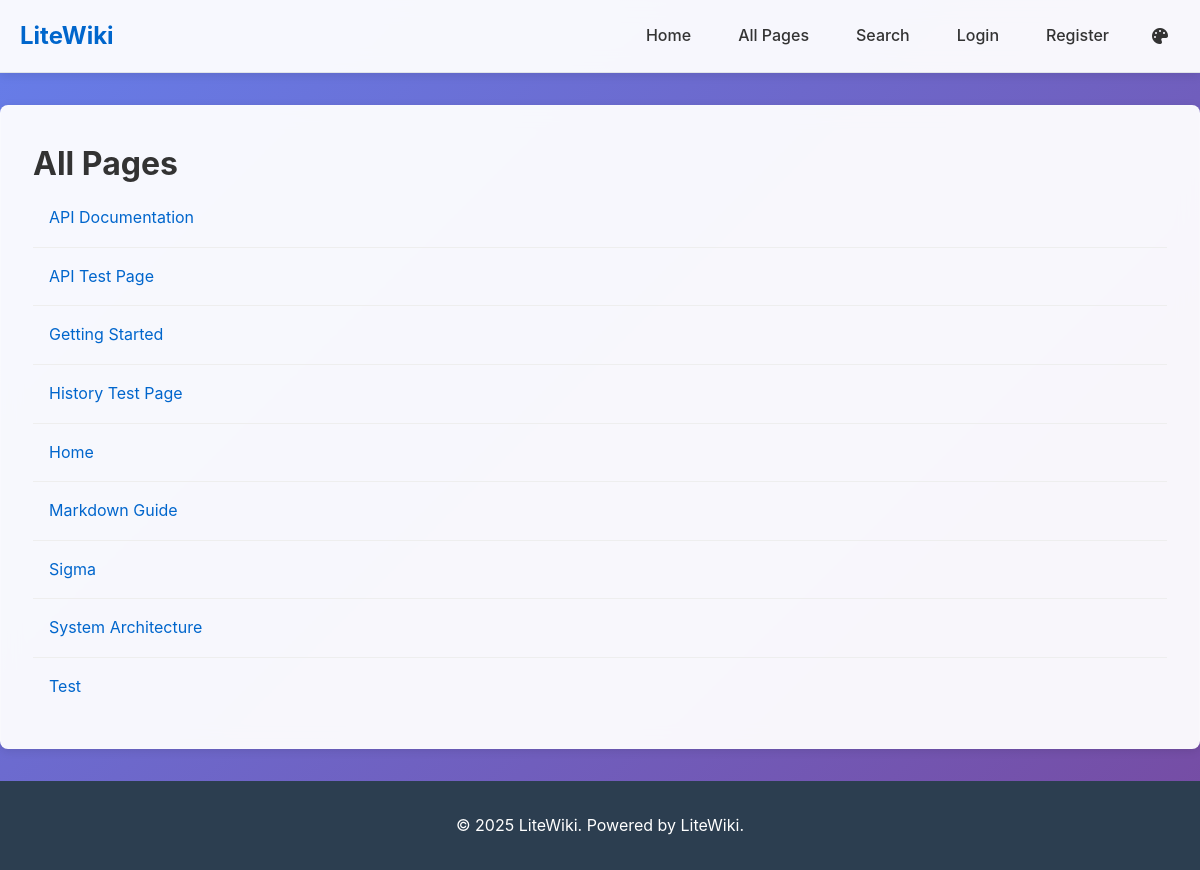
Before: /?action=list with the older database file.
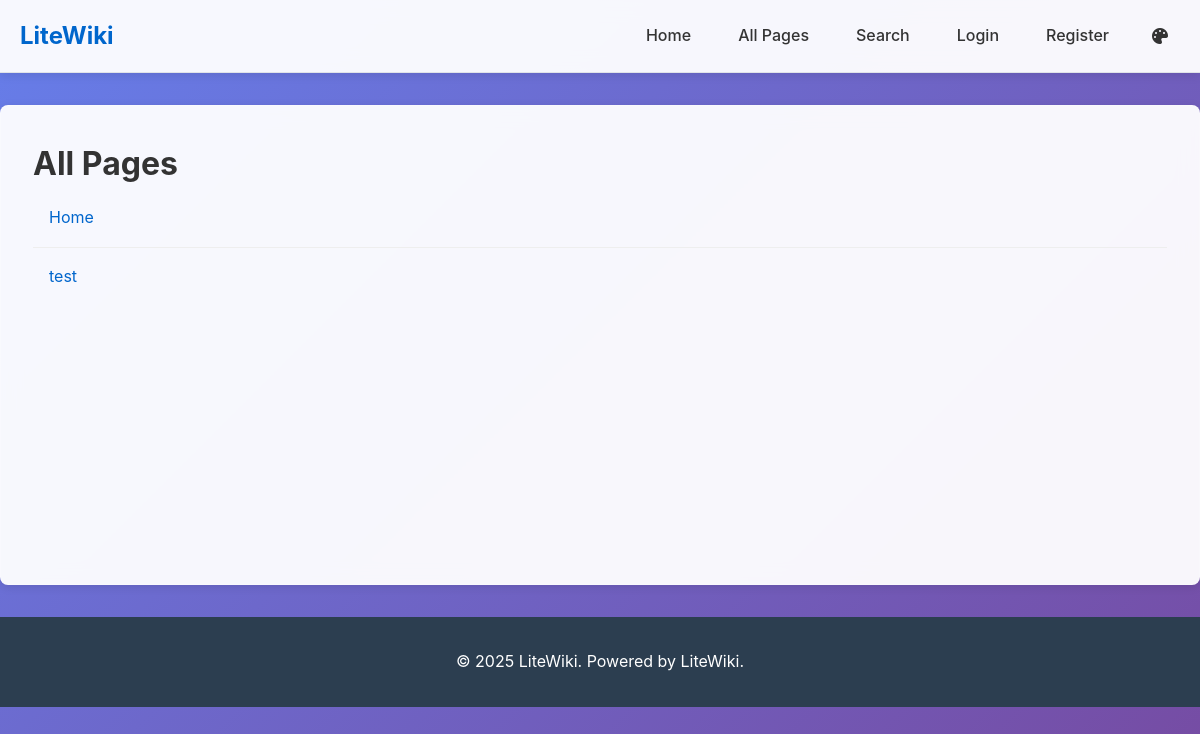
After: the same page with the newer database file.
### tables this page shows
CREATE TABLE pages (
                id INTEGER PRIMARY KEY AUTOINCREMENT,
                title TEXT UNIQUE NOT NULL,
                content TEXT,
                created_at DATETIME DEFAULT CURRENT_TIMESTAMP,
                updated_at DATETIME DEFAULT CURRENT_TIMESTAMP,
                created_by INTEGER,
                discoverable BOOLEAN DEFAULT 1,
                embedding BLOB,
                FOREIGN KEY (created_by) REFERENCES users(id)
            );

### core/config.php (called while the page is built, shortened)
<?php
$config = [
    "site_title" => "LiteWiki",
    "site_description" => "A lightweight wiki framework",
    "base_url" => "http://localhost/litewiki",
    "logo_path" => "",
    "logo_width" => "40px",
    "logo_height" => "auto",
    "db_path" => __DIR__ . "/../storage/litewiki.db",
    "session_name" => "litewiki_session",
    "session_lifetime" => 3600 * 24 * 7,
    "api_key" => "test-api-key",
    "api_rate_limit" => 100,
    "markdown_extensions" => [
        "extra" => true,
        "footnotes" => true,
        "tables" => true,
        "task_lists" => true,
    ],
    "theme" => "minimal",
    "css_path" => "/css/style.css",
    "js_path" => "/js/main.js",
    "upload_path" => __DIR__ . "/../public/assets/",
    "max_upload_size" => 5 * 1024 * 1024,
    "allowed_extensions" => [
        "jpg",
        "jpeg",
        "png",
        "gif",
        "svg",
        "pdf",
        "txt",
        "md",
    ],
    "password_min_length" => 8,
    "csrf_token_name" => "csrf_token",
    "enable_search" => true,
    "enable_revisions" => true,
    "enable_api" => true,
    "enable_auth" => true,
    "mermaid_config" => [
        "theme" => "default",
        "startOnLoad" => true,
    ],
    "items_per_page" => 20,
];
return $config;
?>

### core/auth.php (called while the page is built, shortened)
<?php
require_once __DIR__ . '/db.php';
class Auth {
    private $config;
    public function __construct() {
        $this->config = include __DIR__ . '/config.php';
    }
    public function isLoggedIn() {
        return isset($_SESSION['user_id']) && isset($_SESSION['login_time']) &&
               (time() - $_SESSION['login_time']) < $this->config['session_lifetime'];
    }
}
?>

### core/db.php (called while the page is built, shortened)
<?php
class Database
{
    private $pdo;
    private $dbPath;
    public function __construct($dbPath = __DIR__ . "/../storage/litewiki.db")
    {
        $this->dbPath = $dbPath;
    }
    private function connect()
    {
        try {
            $this->pdo = new PDO("sqlite:" . $this->dbPath);
            $this->pdo->setAttribute(PDO::ATTR_ERRMODE, PDO::ERRMODE_EXCEPTION);
            $this->pdo->setAttribute(
                PDO::ATTR_DEFAULT_FETCH_MODE,
                PDO::FETCH_ASSOC,
            );
        } catch (PDOException $e) {
            die("Database connection failed: " . $e->getMessage());
        }
    }
    private function initializeSchema()
    {
        $this->pdo->exec("
            CREATE TABLE IF NOT EXISTS users (
                id INTEGER PRIMARY KEY AUTOINCREMENT,
                username TEXT UNIQUE NOT NULL,
                password_hash TEXT NOT NULL,
                role TEXT DEFAULT 'user',
                created_at DATETIME DEFAULT CURRENT_TIMESTAMP
            );
            CREATE TABLE IF NOT EXISTS authors (
                id INTEGER PRIMARY KEY AUTOINCREMENT,
                name TEXT UNIQUE NOT NULL,
                created_at DATETIME DEFAULT CURRENT_TIMESTAMP
            );
            CREATE TABLE IF NOT EXISTS pages (
                id INTEGER PRIMARY KEY AUTOINCREMENT,
                title TEXT UNIQUE NOT NULL,
                content TEXT,
                created_at DATETIME DEFAULT CURRENT_TIMESTAMP,
                updated_at DATETIME DEFAULT CURRENT_TIMESTAMP,
                created_by INTEGER,
                discoverable BOOLEAN DEFAULT 1,
                embedding BLOB,
                FOREIGN KEY (created_by) REFERENCES users(id)
            );
            CREATE TABLE IF NOT EXISTS page_authors (
                id INTEGER PRIMARY KEY AUTOINCREMENT,
                page_id INTEGER NOT NULL,
                author_id INTEGER NOT NULL,
                created_at DATETIME DEFAULT CURRENT_TIMESTAMP,
                FOREIGN KEY (page_id) REFERENCES pages(id) ON DELETE CASCADE,
                FOREIGN KEY (author_id) REFERENCES authors(id) ON DELETE CASCADE,
                UNIQUE(page_id, author_id)
            );
            CREATE TABLE IF NOT EXISTS revisions (
                id INTEGER PRIMARY KEY AUTOINCREMENT,
                page_id INTEGER NOT NULL,
                content TEXT,
                author_id INTEGER,
                timestamp DATETIME DEFAULT CURRENT_TIMESTAMP,
                FOREIGN KEY (page_id) REFERENCES pages(id),
                FOREIGN KEY (author_id) REFERENCES users(id)
            );
            CREATE TABLE IF NOT EXISTS star (
                user_id INTEGER NOT NULL,
                page_id INTEGER NOT NULL,
                FOREIGN KEY (user_id) REFERENCES users(id),
                FOREIGN KEY (page_id) REFERENCES pages(id),
                PRIMARY KEY (user_id, page_id)
            );
            CREATE VIRTUAL TABLE IF NOT EXISTS pages_fts USING fts5(title, content);
        ");
    }
    private function initializeTagsSchema()
    {
        $this->pdo->exec("
            CREATE TABLE IF NOT EXISTS tags (
                id INTEGER PRIMARY KEY AUTOINCREMENT,
                name TEXT UNIQUE NOT NULL,
                created_at DATETIME DEFAULT CURRENT_TIMESTAMP
            );
            CREATE TABLE IF NOT EXISTS page_tags (
                id INTEGER PRIMARY KEY AUTOINCREMENT,
                page_id INTEGER NOT NULL,
                tag_id INTEGER NOT NULL,
                created_at DATETIME DEFAULT CURRENT_TIMESTAMP,
                FOREIGN KEY (page_id) REFERENCES pages(id) ON DELETE CASCADE,
                FOREIGN KEY (tag_id) REFERENCES tags(id) ON DELETE CASCADE,
                UNIQUE(page_id, tag_id)
            );
        ");
    }
    public function query($sql, $params = [])
    {
        $stmt = $this->pdo->prepare($sql);
        $stmt->execute($params);
        return $stmt;
    }
    public function fetchAll($sql, $params = [])
    {
        return $this->query($sql, $params)->fetchAll();
    }
}
?>

### core/wiki.php (called while the page is built, shortened)
<?php
require_once __DIR__ . '/db.php';
require_once __DIR__ . '/auth.php';
class Wiki {
    private $db;
    public function __construct() {
        $config = include __DIR__ . '/config.php';
        $this->db = new Database($config['db_path']);
    }
    public function getAllPages() {
        return $this->db->fetchAll("SELECT title FROM pages ORDER BY title");
    }
}
?>

### public/index.php (the view, shortened to what this page needs)
<?php
require_once __DIR__ . "/../core/config.php";
require_once __DIR__ . "/../core/db.php";
require_once __DIR__ . "/../core/auth.php";
require_once __DIR__ . "/../core/wiki.php";
$config = include __DIR__ . "/../core/config.php";
$auth = new Auth();
$wiki = new Wiki();
$action = $_GET["action"] ?? "view";
require_once __DIR__ . "/../templates/header.php";
switch ($action) {
    case "list":
        showPageList($wiki);
        break;
}
require_once __DIR__ . "/../templates/footer.php";
function showPageList($wiki)
{
    $pages = $wiki->getAllPages();
    echo "<h1>All Pages</h1>";
    if (empty($pages)) {
        echo "<p>No pages yet.</p>";
    } else {
        echo '<ul class="page-list">';
        foreach ($pages as $page) {
            echo '<li><a href="/?action=view&page=' .
                urlencode($page["title"]) .
                '">' .
                htmlspecialchars($page["title"]) .
                "</a></li>";
        }
        echo "</ul>";
    }
}
?>

### templates/header.php (shortened to what this page needs)
<!DOCTYPE html>
<html lang="en">
<head>
    <?php
    $userTheme =
        $_SESSION["user_theme"] ??
        ($_COOKIE["theme_preference"] ?? $config["theme"]);
    $themeCss = [
        "minimal" => "/css/style.css",
        "dark" => "/css/dark.css",
        "corporate" => "/css/corporate.css",
        "retro" => "/css/retro.css",
    ];
    $currentCss = isset($themeCss[$userTheme])
        ? $themeCss[$userTheme]
        : "/css/style.css";
    ?>
    <link rel="stylesheet" href="<?php echo $currentCss; ?>" id="theme-css">
    <link rel="stylesheet" href="https://cdnjs.cloudflare.com/ajax/libs/font-awesome/6.4.0/css/all.min.css">
    <link rel="stylesheet" href="https://cdnjs.cloudflare.com/ajax/libs/prism/1.29.0/themes/prism.min.css">
    <link rel="stylesheet" href="/css/theme-switcher.css">
</head>
<body>
    <header>
        <nav>
            <div class="nav-container">
                <h1><a href="/"><?php echo htmlspecialchars(
                    $config["site_title"],
                ); ?></a></h1>
                <ul>
                    <li><a href="/?action=view&page=Home">Home</a></li>
                    <li><a href="/?action=list">All Pages</a></li>
                    <li><a href="/?action=search">Search</a></li>
                    <?php if ($auth->isLoggedIn()): ?>
                        <li><a href="/?action=create">Create Page</a></li>
                        <li>Hello, <?php echo htmlspecialchars(
                            $auth->getCurrentUser()["username"],
                        ); ?>!</li>
                        <li><a href="/?action=logout">Logout</a></li>
                    <?php else: ?>
                        <li><a href="/?action=login">Login</a></li>
                        <li><a href="/?action=register">Register</a></li>
                    <?php endif; ?>
                    <li class="theme-switcher">
                        <button class="theme-button" id="theme-toggle" title="Switch Theme">
                            <i class="fas fa-palette"></i>
                        </button>
                    </li>
                </ul>
            </div>
        </nav>
    </header>
    <main>

### templates/footer.php (shortened to what this page needs)
</main>
    <footer>
        <p>&copy; <?php echo date('Y'); ?> <?php echo htmlspecialchars($config['site_title']); ?>. Powered by LiteWiki.</p>
    </footer>
</body>
</html>

### public/css/style.css (style rules this page uses)
* { margin: 0; padding: 0; box-sizing: border-box; }
:root { --primary-color: #0066cc; --secondary-color: #ffffff; --accent-color: #e74c3c; --success-color: #27ae60; --warning-color: #f39c12; --light-bg: #f8f9fa; --dark-bg: #ffffff; --text-color: #333333; --text-light: #666666; --border-color: #e1e4e8; --shadow: 0 2px 10px rgba(0,0,0,0.1); --border-radius: 8px; --transition: all 0.3s ease; --logo-width: 40px; --logo-height: auto; --logo-margin: 12px; }
body { font-family: -apple-system, BlinkMacSystemFont, 'Segoe UI', Roboto, 'Helvetica Neue', Arial, sans-serif; line-height: 1.6; color: var(--text-color); background: linear-gradient(135deg, #667eea 0%, #764ba2 100%); min-height: 100vh; }
.nav-container { max-width: 1200px; margin: 0 auto; display: flex; justify-content: space-between; align-items: center; padding: 0 20px; }
nav { background: rgba(255, 255, 255, 0.95); backdrop-filter: blur(10px); color: var(--text-color); padding: 1rem 0; box-shadow: var(--shadow); border-bottom: 1px solid var(--border-color); }
nav h1 a { color: var(--primary-color); text-decoration: none; font-weight: 700; font-size: 1.5rem; }
nav ul { list-style: none; display: flex; gap: 15px; align-items: center; }
nav ul li a { color: var(--text-color); text-decoration: none; padding: 8px 16px; border-radius: var(--border-radius); transition: var(--transition); font-weight: 500; }
main { max-width: 1200px; margin: 2rem auto; padding: 0 20px; background: rgba(255, 255, 255, 0.95); backdrop-filter: blur(10px); border-radius: var(--border-radius); box-shadow: var(--shadow); min-height: 60vh; padding: 2rem; border: 1px solid rgba(255, 255, 255, 0.2); }
.page-list { list-style: none; }
.page-list li { padding: 1rem; border-bottom: 1px solid #eee; }
.page-list li:last-child { border-bottom: none; }
.page-list li a { text-decoration: none; color: var(--primary-color); }
footer { text-align: center; padding: 2rem; background-color: #2c3e50; color: white; margin-top: 2rem; }

### public/css/theme-switcher.css (style rules this page uses)
body { position: relative; z-index: auto; }
.theme-switcher { position: relative; display: inline-block; z-index: auto; }
.theme-button { background: none; border: none; color: inherit; cursor: pointer; padding: 8px 12px; border-radius: 6px; transition: all 0.3s ease; display: flex; align-items: center; gap: 6px; font-size: 16px; line-height: 1; min-height: 40px; position: relative; }
nav, header, main, body > *, body > * * { position: relative; }

Changed rows visible on the page:
removed pages: title "API Documentation"
removed pages: title "API Test Page"
removed pages: title "Getting Started"
removed pages: title "History Test Page"
removed pages: title "Markdown Guide"
removed pages: title "Sigma"
removed pages: title "System Architecture"
changed pages: title "Test" → "test"
